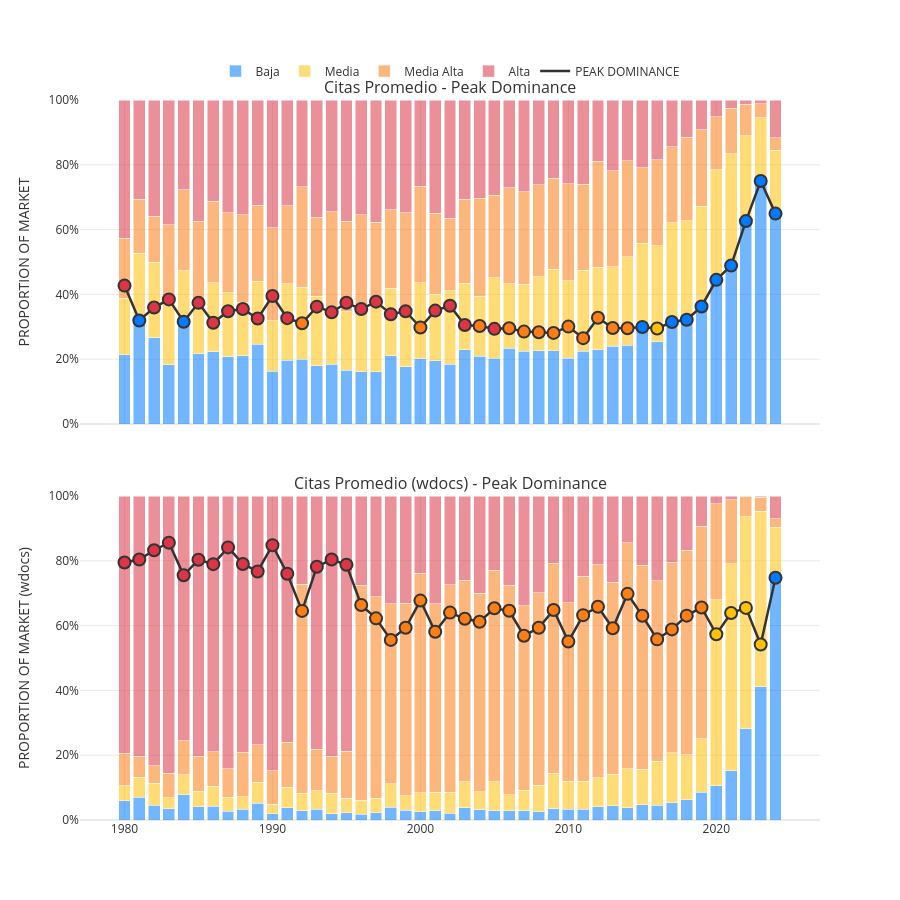

Here is the notebook cell this chart was saved with:
### Code cell
# Cargar los datos y graficar
df_completo = category_plots.cargar_datos_completos(cfg.LEVEL)
category_plots.plot_peak_dominance(df_completo, cfg.CATEGORICAL_FEATURES, seleccion="citas")

### Figure 1 — Plotly figure (JSON) as saved in the notebook; plotly's stock layout.template omitted (floating-point values rounded to 4 significant figures)
{"data": [{"legendgroup": "baja", "marker": {"color": "#007BFF", "line": {"color": "white", "width": 0.5}}, "name": "Baja", "opacity": 0.55, "showlegend": true, "type": "bar", "x": [1980, 1981, 1982, 1983, 1984, 1985, 1986, 1987, 1988, 1989, 1990, 1991, 1992, 1993, 1994, 1995, 1996, 1997, 1998, 1999, 2000, 2001, 2002, 2003, 2004, 2005, 2006, 2007, 2008, 2009, 2010, 2011, 2012, 2013, 2014, 2015, 2016, 2017, 2018, 2019, 2020, 2021, 2022, 2023, 2024], "xaxis": "x", "y": [0.2136, 0.3194, 0.2656, 0.1827, 0.3158, 0.2174, 0.2226, 0.2077, 0.211, 0.246, 0.1625, 0.1967, 0.2005, 0.1795, 0.1843, 0.166, 0.162, 0.1607, 0.2111, 0.1765, 0.2021, 0.195, 0.1838, 0.2298, 0.2086, 0.2022, 0.2335, 0.2238, 0.2264, 0.2258, 0.2025, 0.2244, 0.2299, 0.2397, 0.2438, 0.2992, 0.2545, 0.3147, 0.3219, 0.3627, 0.4448, 0.4888, 0.6263, 0.75, 0.6494], "yaxis": "y"}, {"legendgroup": "baja", "marker": {"color": "#007BFF", "line": {"color": "white", "width": 0.5}}, "name": "Baja", "opacity": 0.55, "showlegend": false, "type": "bar", "x": [1980, 1981, 1982, 1983, 1984, 1985, 1986, 1987, 1988, 1989, 1990, 1991, 1992, 1993, 1994, 1995, 1996, 1997, 1998, 1999, 2000, 2001, 2002, 2003, 2004, 2005, 2006, 2007, 2008, 2009, 2010, 2011, 2012, 2013, 2014, 2015, 2016, 2017, 2018, 2019, 2020, 2021, 2022, 2023, 2024], "xaxis": "x2", "y": [0.0595, 0.07003, 0.04481, 0.03403, 0.07796, 0.04157, 0.04207, 0.02756, 0.03302, 0.05181, 0.01971, 0.0372, 0.02892, 0.03282, 0.01898, 0.02189, 0.01765, 0.02273, 0.03945, 0.0299, 0.02585, 0.02861, 0.02066, 0.0376, 0.03154, 0.02837, 0.02824, 0.02837, 0.02556, 0.03421, 0.03353, 0.03298, 0.04154, 0.04348, 0.03737, 0.04751, 0.04561, 0.05394, 0.06268, 0.0852, 0.1059, 0.1526, 0.282, 0.4107, 0.7475], "yaxis": "y2"}, {"legendgroup": "media", "marker": {"color": "#FFC107", "line": {"color": "white", "width": 0.5}}, "name": "Media", "opacity": 0.55, "showlegend": true, "type": "bar", "x": [1980, 1981, 1982, 1983, 1984, 1985, 1986, 1987, 1988, 1989, 1990, 1991, 1992, 1993, 1994, 1995, 1996, 1997, 1998, 1999, 2000, 2001, 2002, 2003, 2004, 2005, 2006, 2007, 2008, 2009, 2010, 2011, 2012, 2013, 2014, 2015, 2016, 2017, 2018, 2019, 2020, 2021, 2022, 2023, 2024], "xaxis": "x", "y": [0.1748, 0.2083, 0.2344, 0.1923, 0.1579, 0.1478, 0.2126, 0.1981, 0.1651, 0.1944, 0.1569, 0.2367, 0.2212, 0.2147, 0.1765, 0.18, 0.2057, 0.2143, 0.2083, 0.1863, 0.234, 0.205, 0.227, 0.2045, 0.1861, 0.2493, 0.1996, 0.2076, 0.2283, 0.2512, 0.2389, 0.25, 0.2531, 0.2458, 0.2726, 0.259, 0.295, 0.3058, 0.3048, 0.3095, 0.3399, 0.3457, 0.2629, 0.1948, 0.1948], "yaxis": "y"}, {"legendgroup": "media", "marker": {"color": "#FFC107", "line": {"color": "white", "width": 0.5}}, "name": "Media", "opacity": 0.55, "showlegend": false, "type": "bar", "x": [1980, 1981, 1982, 1983, 1984, 1985, 1986, 1987, 1988, 1989, 1990, 1991, 1992, 1993, 1994, 1995, 1996, 1997, 1998, 1999, 2000, 2001, 2002, 2003, 2004, 2005, 2006, 2007, 2008, 2009, 2010, 2011, 2012, 2013, 2014, 2015, 2016, 2017, 2018, 2019, 2020, 2021, 2022, 2023, 2024], "xaxis": "x2", "y": [0.04607, 0.06162, 0.0684, 0.03534, 0.06183, 0.04719, 0.06223, 0.04207, 0.03846, 0.06492, 0.02929, 0.06425, 0.0538, 0.05819, 0.06327, 0.04481, 0.04283, 0.0444, 0.07249, 0.04565, 0.05823, 0.05752, 0.06529, 0.08101, 0.05641, 0.08954, 0.05023, 0.06362, 0.08195, 0.1104, 0.08645, 0.08702, 0.08863, 0.09801, 0.1206, 0.1085, 0.1356, 0.1529, 0.1395, 0.1658, 0.5733, 0.6388, 0.6547, 0.5417, 0.1566], "yaxis": "y2"}, {"legendgroup": "media_alta", "marker": {"color": "#FD7E14", "line": {"color": "white", "width": 0.5}}, "name": "Media Alta", "opacity": 0.55, "showlegend": true, "type": "bar", "x": [1980, 1981, 1982, 1983, 1984, 1985, 1986, 1987, 1988, 1989, 1990, 1991, 1992, 1993, 1994, 1995, 1996, 1997, 1998, 1999, 2000, 2001, 2002, 2003, 2004, 2005, 2006, 2007, 2008, 2009, 2010, 2011, 2012, 2013, 2014, 2015, 2016, 2017, 2018, 2019, 2020, 2021, 2022, 2023, 2024], "xaxis": "x", "y": [0.1845, 0.1667, 0.1406, 0.2404, 0.25, 0.2609, 0.2525, 0.2464, 0.2691, 0.2341, 0.2857, 0.24, 0.3111, 0.2436, 0.2941, 0.28, 0.2776, 0.2474, 0.2417, 0.2892, 0.2979, 0.25, 0.2243, 0.2601, 0.3026, 0.2548, 0.2957, 0.2852, 0.283, 0.2811, 0.3006, 0.265, 0.328, 0.2962, 0.2956, 0.2329, 0.2658, 0.2356, 0.259, 0.2363, 0.1637, 0.1394, 0.09794, 0.0436, 0.03896], "yaxis": "y"}, {"legendgroup": "media_alta", "marker": {"color": "#FD7E14", "line": {"color": "white", "width": 0.5}}, "name": "Media Alta", "opacity": 0.55, "showlegend": false, "type": "bar", "x": [1980, 1981, 1982, 1983, 1984, 1985, 1986, 1987, 1988, 1989, 1990, 1991, 1992, 1993, 1994, 1995, 1996, 1997, 1998, 1999, 2000, 2001, 2002, 2003, 2004, 2005, 2006, 2007, 2008, 2009, 2010, 2011, 2012, 2013, 2014, 2015, 2016, 2017, 2018, 2019, 2020, 2021, 2022, 2023, 2024], "xaxis": "x2", "y": [0.09981, 0.06443, 0.05425, 0.07461, 0.1048, 0.1079, 0.106, 0.08897, 0.1382, 0.1161, 0.1027, 0.1386, 0.6454, 0.1272, 0.1139, 0.1454, 0.6637, 0.6224, 0.5558, 0.5934, 0.6772, 0.581, 0.6401, 0.6209, 0.612, 0.6534, 0.6457, 0.5688, 0.5934, 0.6484, 0.5507, 0.6323, 0.6584, 0.5918, 0.698, 0.6303, 0.5576, 0.5883, 0.6308, 0.656, 0.2977, 0.1977, 0.06069, 0.04415, 0.02525], "yaxis": "y2"}, {"legendgroup": "alta", "marker": {"color": "#DC3545", "line": {"color": "white", "width": 0.5}}, "name": "Alta", "opacity": 0.55, "showlegend": true, "type": "bar", "x": [1980, 1981, 1982, 1983, 1984, 1985, 1986, 1987, 1988, 1989, 1990, 1991, 1992, 1993, 1994, 1995, 1996, 1997, 1998, 1999, 2000, 2001, 2002, 2003, 2004, 2005, 2006, 2007, 2008, 2009, 2010, 2011, 2012, 2013, 2014, 2015, 2016, 2017, 2018, 2019, 2020, 2021, 2022, 2023, 2024], "xaxis": "x", "y": [0.4272, 0.3056, 0.3594, 0.3846, 0.2763, 0.3739, 0.3123, 0.3478, 0.3547, 0.3254, 0.395, 0.3267, 0.2673, 0.3622, 0.3451, 0.374, 0.3548, 0.3776, 0.3389, 0.348, 0.266, 0.35, 0.3649, 0.3056, 0.3026, 0.2936, 0.2712, 0.2834, 0.2623, 0.2419, 0.2579, 0.2607, 0.1889, 0.2183, 0.1881, 0.2088, 0.1848, 0.1439, 0.1143, 0.09151, 0.0516, 0.02602, 0.01289, 0.01163, 0.1169], "yaxis": "y"}, {"legendgroup": "alta", "marker": {"color": "#DC3545", "line": {"color": "white", "width": 0.5}}, "name": "Alta", "opacity": 0.55, "showlegend": false, "type": "bar", "x": [1980, 1981, 1982, 1983, 1984, 1985, 1986, 1987, 1988, 1989, 1990, 1991, 1992, 1993, 1994, 1995, 1996, 1997, 1998, 1999, 2000, 2001, 2002, 2003, 2004, 2005, 2006, 2007, 2008, 2009, 2010, 2011, 2012, 2013, 2014, 2015, 2016, 2017, 2018, 2019, 2020, 2021, 2022, 2023, 2024], "xaxis": "x2", "y": [0.7946, 0.8039, 0.8325, 0.856, 0.7554, 0.8034, 0.7897, 0.8414, 0.7903, 0.7672, 0.8483, 0.7599, 0.2719, 0.7818, 0.8039, 0.7879, 0.2758, 0.3105, 0.3323, 0.331, 0.2387, 0.3328, 0.2739, 0.2605, 0.3, 0.2287, 0.2758, 0.3392, 0.2991, 0.207, 0.3293, 0.2477, 0.2115, 0.2667, 0.144, 0.2137, 0.2613, 0.2048, 0.1671, 0.09302, 0.02316, 0.01092, 0.002685, 0.003504, 0.07071], "yaxis": "y2"}, {"hoverinfo": "skip", "legendgroup": "peak", "line": {"color": "#333333", "width": 2.5}, "mode": "lines", "name": "PEAK DOMINANCE", "showlegend": true, "type": "scatter", "x": [1980, 1981, 1982, 1983, 1984, 1985, 1986, 1987, 1988, 1989, 1990, 1991, 1992, 1993, 1994, 1995, 1996, 1997, 1998, 1999, 2000, 2001, 2002, 2003, 2004, 2005, 2006, 2007, 2008, 2009, 2010, 2011, 2012, 2013, 2014, 2015, 2016, 2017, 2018, 2019, 2020, 2021, 2022, 2023, 2024], "xaxis": "x", "y": [0.4272, 0.3194, 0.3594, 0.3846, 0.3158, 0.3739, 0.3123, 0.3478, 0.3547, 0.3254, 0.395, 0.3267, 0.3111, 0.3622, 0.3451, 0.374, 0.3548, 0.3776, 0.3389, 0.348, 0.2979, 0.35, 0.3649, 0.3056, 0.3026, 0.2936, 0.2957, 0.2852, 0.283, 0.2811, 0.3006, 0.265, 0.328, 0.2962, 0.2956, 0.2992, 0.295, 0.3147, 0.3219, 0.3627, 0.4448, 0.4888, 0.6263, 0.75, 0.6494], "yaxis": "y"}, {"hovertemplate": "unw_Ave_citations=alta<br>year=%{x}<br>unw_Ave_citations_value=%{y}<extra></extra>", "legendgroup": "alta", "marker": {"color": "#DC3545", "line": {"color": "#333333", "width": 2}, "opacity": 1, "size": 12, "symbol": "circle"}, "mode": "markers", "name": "alta", "orientation": "v", "showlegend": false, "type": "scatter", "x": [1980, 1982, 1983, 1985, 1986, 1987, 1988, 1989, 1990, 1991, 1993, 1994, 1995, 1996, 1997, 1998, 1999, 2001, 2002, 2003, 2005], "xaxis": "x", "y": [0.4272, 0.3594, 0.3846, 0.3739, 0.3123, 0.3478, 0.3547, 0.3254, 0.395, 0.3267, 0.3622, 0.3451, 0.374, 0.3548, 0.3776, 0.3389, 0.348, 0.35, 0.3649, 0.3056, 0.2936], "yaxis": "y"}, {"hovertemplate": "unw_Ave_citations=baja<br>year=%{x}<br>unw_Ave_citations_value=%{y}<extra></extra>", "legendgroup": "baja", "marker": {"color": "#007BFF", "line": {"color": "#333333", "width": 2}, "opacity": 1, "size": 12, "symbol": "circle"}, "mode": "markers", "name": "baja", "orientation": "v", "showlegend": false, "type": "scatter", "x": [1981, 1984, 2015, 2017, 2018, 2019, 2020, 2021, 2022, 2023, 2024], "xaxis": "x", "y": [0.3194, 0.3158, 0.2992, 0.3147, 0.3219, 0.3627, 0.4448, 0.4888, 0.6263, 0.75, 0.6494], "yaxis": "y"}, {"hovertemplate": "unw_Ave_citations=media_alta<br>year=%{x}<br>unw_Ave_citations_value=%{y}<extra></extra>", "legendgroup": "media_alta", "marker": {"color": "#FD7E14", "line": {"color": "#333333", "width": 2}, "opacity": 1, "size": 12, "symbol": "circle"}, "mode": "markers", "name": "media_alta", "orientation": "v", "showlegend": false, "type": "scatter", "x": [1992, 2000, 2004, 2006, 2007, 2008, 2009, 2010, 2011, 2012, 2013, 2014], "xaxis": "x", "y": [0.3111, 0.2979, 0.3026, 0.2957, 0.2852, 0.283, 0.2811, 0.3006, 0.265, 0.328, 0.2962, 0.2956], "yaxis": "y"}, {"hovertemplate": "unw_Ave_citations=media<br>year=%{x}<br>unw_Ave_citations_value=%{y}<extra></extra>", "legendgroup": "media", "marker": {"color": "#FFC107", "line": {"color": "#333333", "width": 2}, "opacity": 1, "size": 12, "symbol": "circle"}, "mode": "markers", "name": "media", "orientation": "v", "showlegend": false, "type": "scatter", "x": [2016], "xaxis": "x", "y": [0.295], "yaxis": "y"}, {"hoverinfo": "skip", "legendgroup": "peak", "line": {"color": "#333333", "width": 2.5}, "mode": "lines", "name": "PEAK DOMINANCE", "showlegend": false, "type": "scatter", "x": [1980, 1981, 1982, 1983, 1984, 1985, 1986, 1987, 1988, 1989, 1990, 1991, 1992, 1993, 1994, 1995, 1996, 1997, 1998, 1999, 2000, 2001, 2002, 2003, 2004, 2005, 2006, 2007, 2008, 2009, 2010, 2011, 2012, 2013, 2014, 2015, 2016, 2017, 2018, 2019, 2020, 2021, 2022, 2023, 2024], "xaxis": "x2", "y": [0.7946, 0.8039, 0.8325, 0.856, 0.7554, 0.8034, 0.7897, 0.8414, 0.7903, 0.7672, 0.8483, 0.7599, 0.6454, 0.7818, 0.8039, 0.7879, 0.6637, 0.6224, 0.5558, 0.5934, 0.6772, 0.581, 0.6401, 0.6209, 0.612, 0.6534, 0.6457, 0.5688, 0.5934, 0.6484, 0.5507, 0.6323, 0.6584, 0.5918, 0.698, 0.6303, 0.5576, 0.5883, 0.6308, 0.656, 0.5733, 0.6388, 0.6547, 0.5417, 0.7475], "yaxis": "y2"}, {"hovertemplate": "wdocs_Ave_citations=alta<br>year=%{x}<br>wdocs_Ave_citations_value=%{y}<extra></extra>", "legendgroup": "alta", "marker": {"color": "#DC3545", "line": {"color": "#333333", "width": 2}, "opacity": 1, "size": 12, "symbol": "circle"}, "mode": "markers", "name": "alta", "orientation": "v", "showlegend": false, "type": "scatter", "x": [1980, 1981, 1982, 1983, 1984, 1985, 1986, 1987, 1988, 1989, 1990, 1991, 1993, 1994, 1995], "xaxis": "x2", "y": [0.7946, 0.8039, 0.8325, 0.856, 0.7554, 0.8034, 0.7897, 0.8414, 0.7903, 0.7672, 0.8483, 0.7599, 0.7818, 0.8039, 0.7879], "yaxis": "y2"}, {"hovertemplate": "wdocs_Ave_citations=media_alta<br>year=%{x}<br>wdocs_Ave_citations_value=%{y}<extra></extra>", "legendgroup": "media_alta", "marker": {"color": "#FD7E14", "line": {"color": "#333333", "width": 2}, "opacity": 1, "size": 12, "symbol": "circle"}, "mode": "markers", "name": "media_alta", "orientation": "v", "showlegend": false, "type": "scatter", "x": [1992, 1996, 1997, 1998, 1999, 2000, 2001, 2002, 2003, 2004, 2005, 2006, 2007, 2008, 2009, 2010, 2011, 2012, 2013, 2014, 2015, 2016, 2017, 2018, 2019], "xaxis": "x2", "y": [0.6454, 0.6637, 0.6224, 0.5558, 0.5934, 0.6772, 0.581, 0.6401, 0.6209, 0.612, 0.6534, 0.6457, 0.5688, 0.5934, 0.6484, 0.5507, 0.6323, 0.6584, 0.5918, 0.698, 0.6303, 0.5576, 0.5883, 0.6308, 0.656], "yaxis": "y2"}, {"hovertemplate": "wdocs_Ave_citations=media<br>year=%{x}<br>wdocs_Ave_citations_value=%{y}<extra></extra>", "legendgroup": "media", "marker": {"color": "#FFC107", "line": {"color": "#333333", "width": 2}, "opacity": 1, "size": 12, "symbol": "circle"}, "mode": "markers", "name": "media", "orientation": "v", "showlegend": false, "type": "scatter", "x": [2020, 2021, 2022, 2023], "xaxis": "x2", "y": [0.5733, 0.6388, 0.6547, 0.5417], "yaxis": "y2"}, {"hovertemplate": "wdocs_Ave_citations=baja<br>year=%{x}<br>wdocs_Ave_citations_value=%{y}<extra></extra>", "legendgroup": "baja", "marker": {"color": "#007BFF", "line": {"color": "#333333", "width": 2}, "opacity": 1, "size": 12, "symbol": "circle"}, "mode": "markers", "name": "baja", "orientation": "v", "showlegend": false, "type": "scatter", "x": [2024], "xaxis": "x2", "y": [0.7475], "yaxis": "y2"}], "layout": {"annotations": [{"font": {"size": 16}, "showarrow": false, "text": "Citas Promedio - Peak Dominance", "x": 0.5, "xanchor": "center", "xref": "paper", "y": 1, "yanchor": "bottom", "yref": "paper"}, {"font": {"size": 16}, "showarrow": false, "text": "Citas Promedio (wdocs) - Peak Dominance", "x": 0.5, "xanchor": "center", "xref": "paper", "y": 0.45, "yanchor": "bottom", "yref": "paper"}], "barmode": "stack", "font": {"color": "#333333"}, "height": 900, "hovermode": "x unified", "legend": {"orientation": "h", "x": 0.5, "xanchor": "center", "y": 1.02, "yanchor": "bottom"}, "paper_bgcolor": "white", "plot_bgcolor": "white", "xaxis": {"anchor": "y", "domain": [0, 1], "gridcolor": "#EAEAEA", "matches": "x2", "showticklabels": false, "zerolinecolor": "#EAEAEA"}, "xaxis2": {"anchor": "y2", "domain": [0, 1], "gridcolor": "#EAEAEA", "zerolinecolor": "#EAEAEA"}, "yaxis": {"anchor": "x", "domain": [0.55, 1], "gridcolor": "#EAEAEA", "range": [0, 1], "tickformat": ".0%", "title": {"text": "PROPORTION OF MARKET"}, "zerolinecolor": "#EAEAEA"}, "yaxis2": {"anchor": "x2", "domain": [0, 0.45], "gridcolor": "#EAEAEA", "range": [0, 1], "tickformat": ".0%", "title": {"text": "PROPORTION OF MARKET (wdocs)"}, "zerolinecolor": "#EAEAEA"}}}
